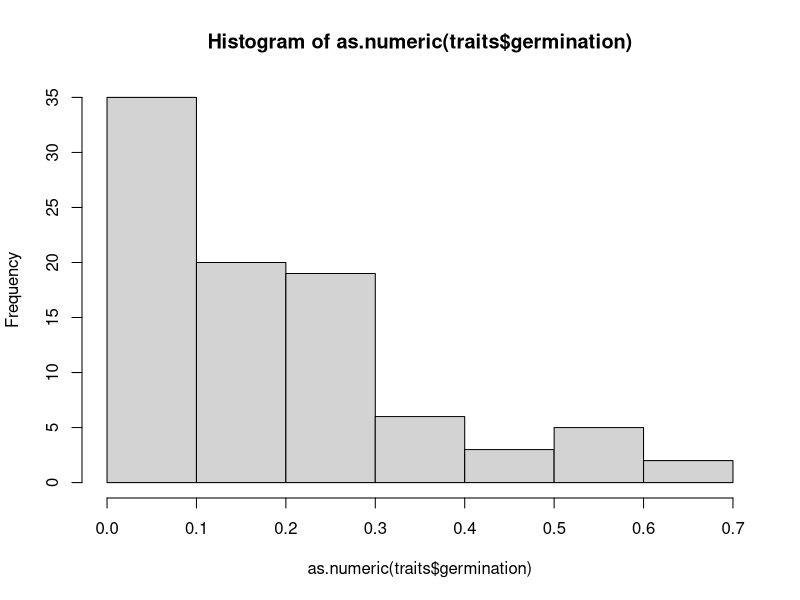

Write the R code that produced this figure.
## ---- chunk 1
traits <- read.csv("haba_traits.csv", header = TRUE, na.strings = "")
## ---- chunk 2
str(traits)
colnames(traits)
dim(traits)
summary(traits)
head(traits)
hist(as.numeric(traits$germination))
## ---- chunk 3
traits[,2]
traits$germination
## ---- chunk 4
traits[7,]
## ---- chunk 5
traits[1:6,]
traits[12,3]
traits[,c(2,4)]
## ---- chunk 6
unique(traits$status)
traits[traits$status == "native",]
## ---- chunk 7
trait2 = traits[traits$germination >= 0.2,]
traits[traits$germination >= 0.2 & traits$status == "introduced",]
traits[traits$germination >= 0.3 | traits$earlysurvival <= 0.9,]
## ---- chunk 8
traits[traits$status != "introduced",]
## ---- chunk 9
traits[traits$status == "introduced" & traits$germination <= 0.1 & traits$earlysurvival >= 0.95,]
## ---- chunk 10
is.na(traits$adulthood)
## ---- chunk 11
traits[!is.na(traits$adulthood),]
## ---- chunk 12
my.df = traits[!is.na(traits$adulthood),]
## ---- chunk 13
subset(traits, lifehistory == "biennial")
